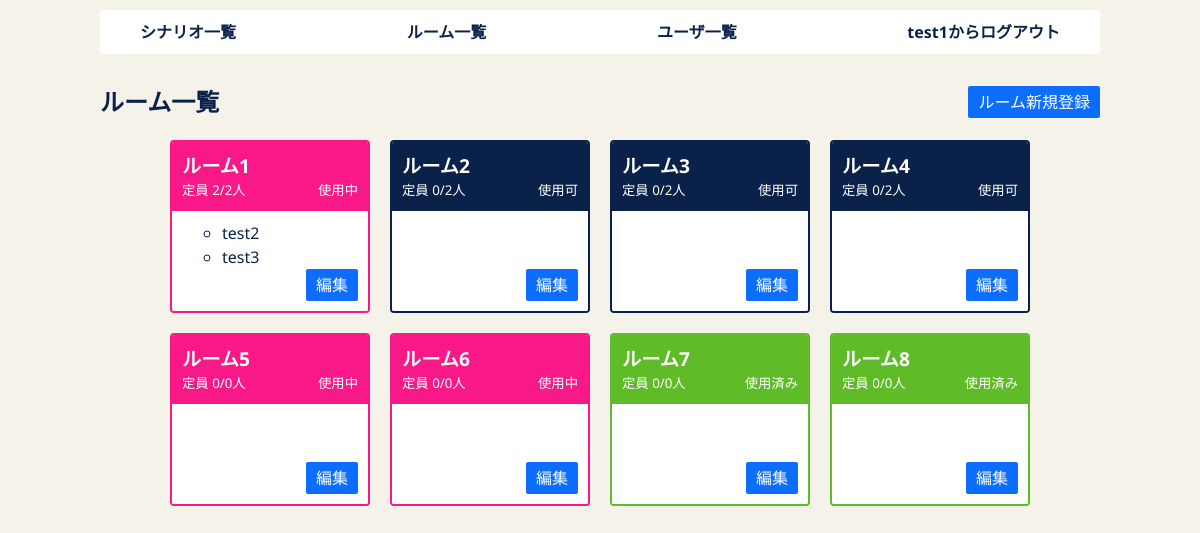
The page /rooms/ (signed in) on the database its author committed.
### flaskr/models/user.py (models this page shows, shortened)
class User(db.Model):
    __tablename__ = "users"
    id        = db.Column("id",       db.Integer,     primary_key=True)
    name      = db.Column("name",     db.String(100), nullable=False, unique=True)
    role      = db.Column("role",     db.Enum(Role),  nullable=False,              default=Role.NORMAL)
    _password = db.Column("password", db.String(100), nullable=False)
    messages  = db.relationship("Message", backref="user", lazy=True)
    def _get_password(self):
        return self._password
    def _set_password(self, password):
        password = self.validate_password("password", password)
        if password:
            password = password.strip()
        self._password = generate_password_hash(password)
    password_descriptor = property(_get_password, _set_password)
    password = synonym("_password", descriptor=password_descriptor)
    def is_admin(self):
        return self.role == Role.ADMIN

### flaskr/models/room.py (models this page shows, shortened)
class Room(db.Model):
    __tablename__ = "rooms"
    id      = db.Column("id",      db.Integer,      primary_key=True)
    hash_id = db.Column("hash_id", db.String(100),  nullable=False,   default=generate_hash_id)
    name    = db.Column("name",    db.String(100),  nullable=False,   default="")
    status  = db.Column("status",  db.Enum(Status), nullable=False,   default=Status.UNAVAILABLE)
    scenarios = db.relationship("Scenario", secondary=room_scenarios, lazy="subquery", backref=db.backref("rooms", lazy=True))
    users     = db.relationship("User",     secondary=room_users,     lazy="subquery", backref=db.backref("rooms", lazy=True))
    messages  = db.relationship("Message", backref="rooms", lazy=True)
    def capacity(self):
        scenarios = self.scenarios
        return len(scenarios)

### flaskr/views/rooms.py (the view, shortened to what this page needs)
@bp.route("/")
@login_required
def index():
    user = g.user
    if user.is_admin():
        rooms = Room.query.all()
    return render_template("rooms/index.html", rooms=rooms)

### flaskr/models/room.py (called while the page is built)
    def to_text(self):
        if self == Status.UNAVAILABLE:
            return "使用不可"
        if self == Status.AVAILABLE:
            return "使用可"
        if self == Status.OCCUPIED:
            return "使用中"
        if self == Status.USED:
            return "使用済み"

### flaskr/views/__init__.py (called while the page is built)
def login_required(f):
    @wraps(f)
    def decorated_view(*args, **kwargs):
        if g.user is None:
            return redirect(url_for("auth.login", next=request.path))
        return f(*args, **kwargs)
    return decorated_view

def load_user():
    user_id = session.get("user_id")
    if user_id is None:
        g.user = None
    else:
        g.user = User.query.get(user_id)

### flaskr/templates/rooms/index.html
{% extends "layout.html" %}
{% block body %}
  <header class="page_header css-flex css-spacebetween">
    <h1>ルーム一覧</h1>
    {% if g.user.is_admin() %}
      <a class="button" href="{{ url_for('rooms.create') }}">ルーム新規登録</a>
    {% endif %}
  </header>
  <ol class="card_showcase css-reset-list">
  {% for room in rooms %}
      <li class="card room {{ room.status.to_text() }}">
      {% if g.user.is_admin() %}
        <a href={{ url_for('rooms.show', hash_id=room.hash_id) }} class="css-reset-a">
      {% else %}
        <a href={{ url_for('rooms.show', hash_id=room.hash_id) }} class="css-reset-a" onclick="return confirm('このルームに入室しますか？')">
      {% endif %}
        <header class="header">
          <h2 class="title">{{ room.name }}</h2>
          <div class="css-flex css-spacebetween">
            <small>定員 {{ room.users|length }}/{{ room.capacity() }}人</small>
            <small>{{ room.status.to_text() }}</small>
          </div>
        </header>
        <div class="body">
          <ul>
            {% for user in room.users %}
            <li>{{ user.name }}</li>
            {% endfor %}
          </ul>
        </div>
        {% if g.user.is_admin() %}
          <form action="{{ url_for('rooms.edit', hash_id=room.hash_id) }}">
            <input type="submit" value="編集" class="button">
          </form>
        {% endif %}
      </a>
    </li>
  {% else %}
    <li>ルームがありません。</li>
  {% endfor %}
  </ol>
{% endblock %}

### flaskr/templates/layout.html (shortened to what this page needs)
<!DOCTYPE html>
<html lang="ja">
<head>
  <link rel=stylesheet type=text/css href="{{ url_for('static', filename='style.css') }}">
</head>
<body>
<div class="page">
  <nav>
    <ol class="global_nav css-reset-list">
      {% if session.user_id %}
        {% if g.user.is_admin() %}
          <li><a href="{{ url_for('scenarios.index') }}" class="css-reset-a">シナリオ一覧</a></li>
          <li><a href="{{ url_for('rooms.index') }}" class="css-reset-a">ルーム一覧</a></li>
          <li><a href="{{ url_for('users.index') }}" class="css-reset-a">ユーザ一覧</a></li>
        {% else %}
          <li><a href="{{ url_for('rooms.index') }}" class="css-reset-a">ルーム一覧</a></li>
        {% endif %}
        <li><a href="{{ url_for('auth.logout') }}" class="css-reset-a">{{ g.user.name }}からログアウト</a></li>
      {% else %}
        <li><a href="{{ url_for('auth.login') }}" class="css-reset-a">ログイン</a></li>
        <li><a href="{{ url_for('users.create') }}" class="css-reset-a">ユーザ新規登録</a></li>
      {% endif %}
    </ol>
  </nav>
  <main>
  {% block body %}{% endblock %}
  </main>
</div>
</body>
</html>

### flaskr/static/style.css (style rules this page uses)
:root { --color--white: #ffffff; --color--black: #333333; --color--khaki-light: #f5f2ea; --color--blue: #0d6efd; --color--blue-dark: #064bb1; --color--red: #ff394c; --color--red-dark: #c32b3a; --color--pink: #f81887; --color--pink-dark: #c5106a; --color--orange: #ff7622; --color--yellow: #ffd700; --color--yellow-dark: #dcba03; --color--green: #5fbb28; --color--green-dark: #478d1d; --color--cyan: #20bfff; --color--navy: #0a2249; --color--navy-light: #93a4bf; --color--navy-dark: #020f25; --color--black-alpha: #3333332F; --color--yellow-alpha: #ffc1072F; --color--cyan-alpha: #0dcaf02F; --font--default: "Noto Sans", sans-serif; }
body { min-height: auto; font-family: var(--font--default); color: var(--color--navy); background: var(--color--khaki-light); }
h1 { font-size: 1.5rem; }
.button { -webkit-appearance: button; -moz-appearance: button; appearance: button; text-decoration: none; color: initial; cursor: pointer; padding: 4px 10px; background: var(--color--blue); border: 0; border-radius: 2px; color: var(--color--white); }
.page_header { margin: 10px auto 20px; }
.card_showcase { display: flex; gap: 20px; justify-content: center; flex-wrap: wrap; }
.card { width: 200px; border: 2px solid var(--color--navy); border-radius: 4px; position: relative; overflow: hidden; }
.card .header { padding: 10px; background: var(--color--navy); color: var(--color--white); }
.card .title { font-size: 1.2rem; }
.card .body { background: var(--color--white); padding: 10px; min-height: 100px; height: 100%; overflow: scroll; }
.card .button { position: absolute; right: 10px; bottom: 10px; }
.css-flex { display: flex; gap: 10px; }
.css-flex.css-spacebetween { justify-content: space-between; }
.css-flex.css-spacebetween { justify-content: space-between; align-items: center; }
.css-reset-list { margin: 0; padding: 0; list-style: none; }
.css-reset-a { text-decoration: none; color: inherit; }
.page { max-width: 1000px; margin: 0 auto; }
.global_nav { width: 100%; display: flex; justify-content: space-between; margin: 10px auto; padding: 10px 40px; background: var(--color--white); border-radius: 4px; }
.global_nav a { font-weight: bold; }
main { padding: 10px 0; }
.card.room { width: 200px; }
.card.room.使用中 { border-color: var(--color--pink); }
.card.room.使用中 .header { background: var(--color--pink); }
.card.room.使用済み { border-color: var(--color--green); }
.card.room.使用済み .header { background: var(--color--green); }

### rows shown on the page
User: user.name "test1"
Room: name "ルーム1", users|length "2", capacity "2", status.to_text "使用中"
User: name "test2"
User: name "test3"
Room: name "ルーム2", users|length "0", capacity "2", status.to_text "使用可"
Room: name "ルーム3", users|length "0", capacity "2", status.to_text "使用可"
Room: name "ルーム4", users|length "0", capacity "2", status.to_text "使用可"
Room: name "ルーム5", users|length "0", capacity "0", status.to_text "使用中"
Room: name "ルーム6", users|length "0", capacity "0", status.to_text "使用中"
Room: name "ルーム7", users|length "0", capacity "0", status.to_text "使用済み"
Room: name "ルーム8", users|length "0", capacity "0", status.to_text "使用済み"
